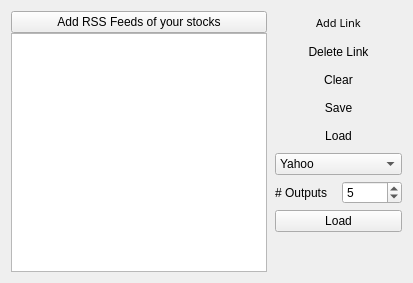
          <widget class="QWidget" name="tab_RSS">
           <attribute name="title">
            <string>RSS</string>
           </attribute>
           <layout class="QGridLayout" name="gridLayout_4">
            <item row="0" column="0">
             <layout class="QHBoxLayout" name="horizontalLayout_2">
              <property name="spacing">
               <number>8</number>
              </property>
              <item>
               <layout class="QVBoxLayout" name="verticalLayout_3">
                <property name="spacing">
                 <number>0</number>
                </property>
                <item>
                 <widget class="QPushButton" name="AddStockRSSButton">
                  <property name="styleSheet">
                   <string notr="true">font: 87 7pt &quot;Arial Black&quot;;</string>
                  </property>
                  <property name="text">
                   <string>Add RSS Feeds of your stocks</string>
                  </property>
                 </widget>
                </item>
                <item>
                 <widget class="QListView" name="RSSlistView">
                  <property name="styleSheet">
                   <string notr="true">font: 87 7pt &quot;Arial&quot;;</string>
                  </property>
                 </widget>
                </item>
               </layout>
              </item>
              <item>
               <layout class="QVBoxLayout" name="verticalLayout_2">
                <property name="spacing">
                 <number>6</number>
                </property>
                <item>
                 <widget class="QPushButton" name="button_add_link">
                  <property name="font">
                   <font>
                    <family>Arial Black</family>
                    <pointsize>8</pointsize>
                    <weight>10</weight>
                    <italic>false</italic>
                    <bold>false</bold>
                   </font>
                  </property>
                  <property name="layoutDirection">
                   <enum>Qt::LeftToRight</enum>
                  </property>
                  <property name="autoFillBackground">
                   <bool>false</bool>
                  </property>
                  <property name="text">
                   <string>Add Link</string>
                  </property>
                  <property name="icon">
                   <iconset resource="tkrtap.qrc">
                    <normaloff>:/icons/img/add.ico</normaloff>:/icons/img/add.ico</iconset>
                  </property>
                  <property name="iconSize">
                   <size>
                    <width>10</width>
                    <height>10</height>
                   </size>
                  </property>
                  <property name="flat">
                   <bool>true</bool>
                  </property>
                 </widget>
                </item>
                <item>
                 <widget class="QPushButton" name="button_remove_link">
                  <property name="text">
                   <string>Delete Link</string>
                  </property>
                  <property name="icon">
                   <iconset resource="tkrtap.qrc">
                    <normaloff>:/icons/img/delete.ico</normaloff>:/icons/img/delete.ico</iconset>
                  </property>
                  <property name="iconSize">
                   <size>
                    <width>10</width>
                    <height>10</height>
                   </size>
                  </property>
                  <property name="flat">
                   <bool>true</bool>
                  </property>
                 </widget>
                </item>
                <item>
                 <widget class="QPushButton" name="button_clear_RSS_links">
                  <property name="text">
                   <string>Clear</string>
                  </property>
                  <property name="icon">
                   <iconset resource="tkrtap.qrc">
                    <normaloff>:/icons/img/clear2.ico</normaloff>:/icons/img/clear2.ico</iconset>
                  </property>
                  <property name="iconSize">
                   <size>
                    <width>10</width>
                    <height>10</height>
                   </size>
                  </property>
                  <property name="flat">
                   <bool>true</bool>
                  </property>
                 </widget>
                </item>
                <item>
                 <widget class="QPushButton" name="Save_Button_RSS">
                  <property name="text">
                   <string>Save</string>
                  </property>
                  <property name="icon">
                   <iconset resource="tkrtap.qrc">
                    <normaloff>:/icons/img/save.ico</normaloff>:/icons/img/save.ico</iconset>
                  </property>
                  <property name="iconSize">
                   <size>
                    <width>10</width>
                    <height>10</height>
                   </size>
                  </property>
                  <property name="flat">
                   <bool>true</bool>
                  </property>
                 </widget>
                </item>
                <item>
                 <widget class="QPushButton" name="Load_Button_RSS">
                  <property name="text">
                   <string>Load</string>
                  </property>
                  <property name="icon">
                   <iconset resource="tkrtap.qrc">
                    <normaloff>:/icons/img/load.ico</normaloff>:/icons/img/load.ico</iconset>
                  </property>
                  <property name="iconSize">
                   <size>
                    <width>10</width>
                    <height>10</height>
                   </size>
                  </property>
                  <property name="flat">
                   <bool>true</bool>
                  </property>
                 </widget>
                </item>
                <item>
                 <widget class="QComboBox" name="RSScomboBox">
                  <item>
                   <property name="text">
                    <string>Yahoo</string>
                   </property>
                  </item>
                  <item>
                   <property name="text">
                    <string>Financial Content</string>
                   </property>
                  </item>
                 </widget>
                </item>
                <item>
                 <layout class="QHBoxLayout" name="horizontalLayout_6">
                  <item>
                   <widget class="QLabel" name="label_2">
                    <property name="text">
                     <string># Outputs</string>
                    </property>
                   </widget>
                  </item>
                  <item>
                   <widget class="QSpinBox" name="RSS_results_spinBox">
                    <property name="minimum">
                     <number>1</number>
                    </property>
                    <property name="value">
                     <number>5</number>
                    </property>
                   </widget>
                  </item>
                 </layout>
                </item>
                <item>
                 <widget class="QPushButton" name="button_loadRSS">
                  <property name="enabled">
                   <bool>true</bool>
                  </property>
                  <property name="text">
                   <string>Load</string>
                  </property>
                 </widget>
                </item>
                <item>
                 <spacer name="verticalSpacer">
                  <property name="orientation">
                   <enum>Qt::Vertical</enum>
                  </property>
                  <property name="sizeHint" stdset="0">
                   <size>
                    <width>20</width>
                    <height>40</height>
                   </size>
                  </property>
                 </spacer>
                </item>
               </layout>
              </item>
             </layout>
            </item>
           </layout>
          </widget>
